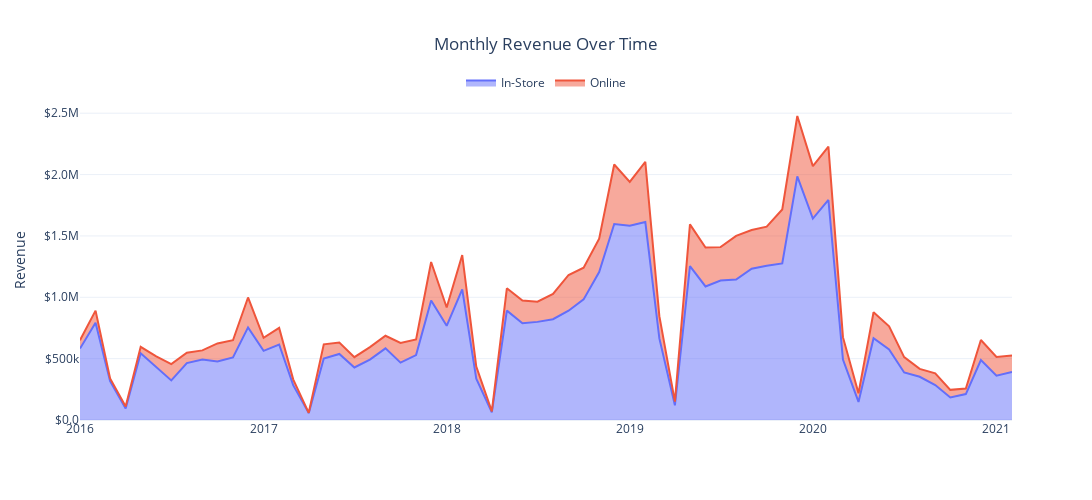

The notebook cell this image was saved under:
### Markdown cell above
### Monthly Revenue over Time

### Code cell
monthly_rev = (
    sales
    .groupby(['month', 'channel'])['revenue']
    .sum()
    .reset_index()
)

monthly_total = (
    sales
    .groupby('month')['revenue']
    .sum()
    .reset_index(name='total_revenue')
)

monthly_rev = monthly_rev.merge(monthly_total, on='month', how='left')

fig = px.area(
    monthly_rev,
    x='month',
    y='revenue',
    color='channel',
    title='Monthly Revenue Over Time',
    custom_data=['total_revenue'],
    template='plotly_white'
)

fig.update_layout(
    yaxis=dict(tickformat='$,.2s', title='Revenue'),
    xaxis=dict(title='', showgrid=False),
    hovermode='x unified',
    height=500,
    width=1500,
    title_x=0.5,
    legend=dict(orientation='h', y=1.1, x=0.5, xanchor='center', title_text='')
)

fig.update_traces(
    hovertemplate='%{fullData.name} Revenue: $%{y:,.0f}<extra></extra>',
)

fig.show()

#fig.write_html("monthly_rev_time.html", include_plotlyjs="cdn")
#fig.write_image("Static Charts/monthly_rev_time.png", scale=2)
